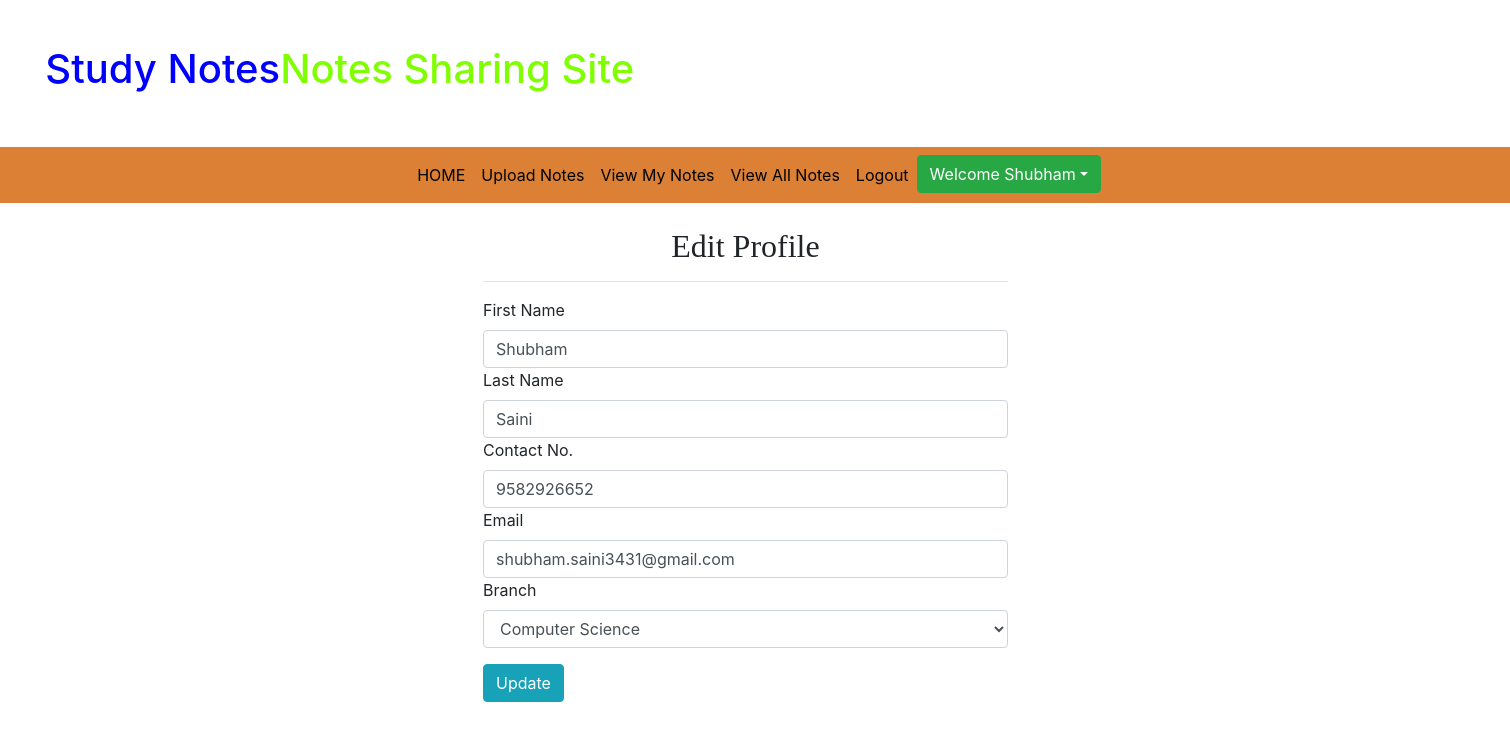
Screenshot of /edit_profile/ (signed in) with the database file from the repository.
### app/models.py (models this page shows, shortened)
class Signup(models.Model):
    user = models.ForeignKey(User,on_delete= models.CASCADE)
    contact = models.CharField(max_length=10)
    branch = models.CharField(max_length=30)
    role = models.CharField(max_length=20)

### app/views.py (the view, shortened to what this page needs)
# urls.py: path('edit_profile/', edit_profile, name = 'edit_profile'),
def edit_profile(request):
    if not request.user.is_authenticated:
        return redirect('user_login')
    error =""
    user = User.objects.get(id=request.user.id)
    data = Signup.objects.get(user=user)
    d = {'data': data, 'error':error}
    return render(request, 'edit_profile.html', d)

### app/templates/edit_profile.html (shortened to what this page needs)
{% extends 'user_navigation.html' %}
{% block body %}
<div class="container" style="margin-left: 30%;">
    <div class="col-sm-6">
        <h2 class="text-center mt-4" style="font-family: cursive;">Edit Profile</h2>
        <hr>
        <form action="#" method="POST">
            <label>First Name</label>
            <input type="text" name="fname" class="form-control" value="{{data.user.first_name}}">
            <label>Last Name</label>
            <input type="text" name="lname" class="form-control" value="{{data.user.last_name}}">
            <label>Contact No.</label>
            <input type="number" name="contact" class="form-control" value="{{data.contact}}">
            <label>Email</label>
            <input type="email" name="uname" class="form-control" value="{{data.user.username}}">
            <label>Branch</label>
            <select  class="form-control" name="branch">
                <option value="Computer Science">Computer Science</option>
            </select>
            <input type="submit" class="btn btn-info mt-3" value="Update">
        </form>
        <br><br><br>
    </div>
{% endblock %}

### app/templates/user_navigation.html (shortened to what this page needs)
{% load static %}
<!DOCTYPE html>
<html lang="en">
<head>
    <link rel="stylesheet" href="https://maxcdn.bootstrapcdn.com/bootstrap/4.3.1/css/bootstrap.min.css">
    <link rel="stylesheet" href="https://use.fontawesome.com/releases/v5.6.3/css/all.css"
>
    <link rel="stylesheet" href="{% static 'css/style.css' %}">
</head>
<body>
    <h1 style="padding: 3%;"><span style="color: blue;">Study Notes</span><span style="color: chartreuse;">Notes Sharing
            Site</span></h1>
    <nav class="navbar navbar-expand-sm justify-content-center" style="background-color: rgb(219, 128, 53);">
        <ul class="navbar-nav">
            <li class="navbar-item">
                <a class="nav-link" href="{% url 'profile' %}">HOME</a>
            </li>
            <li class="navbar-item">
                <a class="nav-link" href="{% url 'upload_notes' %}">Upload Notes</a>
            </li>
            <li class="navbar-item">
                <a class="nav-link" href="{% url 'viewmy_notes' %}">View My Notes</a>
            </li>
            <li class="navbar-item">
                <a class="nav-link" href="{% url 'viewall_notes' %}">View All Notes</a>
            </li>
            <li class="navbar-item">
                <a class="nav-link" href="{% url 'admin_logout' %}">Logout</a>
            </li>
            <div class="dropdown open">
                <button class="btn btn-success dropdown-toggle" type="button" data-toggle="dropdown">Welcome {{ request.user.first_name }}</button>
            </div>
        </ul>
    </nav>
</body>
</html>
{% block body %}
{% endblock %}

### app/static/css/style.css (style rules this page uses)
.nav-link { color: black; }

### rows the page displays
Signup: fname "Shubham", lname "Saini", contact "9582926652", uname "shubham.saini3431@gmail.com"

### other values shown
{{ request.user.first_name }} "Shubham"
